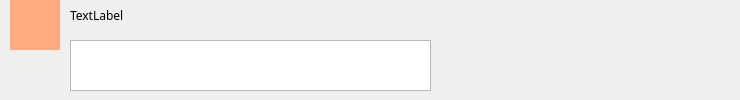
<?xml version="1.0" encoding="UTF-8"?>
<ui version="4.0">
 <class>LeftChatItem</class>
 <widget class="QWidget" name="LeftChatItem">
  <property name="geometry">
   <rect>
    <x>0</x>
    <y>0</y>
    <width>740</width>
    <height>100</height>
   </rect>
  </property>
  <property name="windowTitle">
   <string>Form</string>
  </property>
  <widget class="QLabel" name="lb_head">
   <property name="geometry">
    <rect>
     <x>10</x>
     <y>0</y>
     <width>50</width>
     <height>50</height>
    </rect>
   </property>
   <property name="styleSheet">
    <string notr="true">background-color: rgb(255, 170, 127);</string>
   </property>
   <property name="text">
    <string/>
   </property>
  </widget>
  <widget class="QLabel" name="lb_time">
   <property name="geometry">
    <rect>
     <x>70</x>
     <y>0</y>
     <width>511</width>
     <height>31</height>
    </rect>
   </property>
   <property name="font">
    <font>
     <family>楷体</family>
     <pointsize>9</pointsize>
    </font>
   </property>
   <property name="text">
    <string>TextLabel</string>
   </property>
  </widget>
  <widget class="QTextBrowser" name="textBrowser">
   <property name="geometry">
    <rect>
     <x>70</x>
     <y>40</y>
     <width>361</width>
     <height>51</height>
    </rect>
   </property>
   <property name="font">
    <font>
     <family>楷体</family>
     <pointsize>12</pointsize>
    </font>
   </property>
   <property name="readOnly">
    <bool>true</bool>
   </property>
  </widget>
 </widget>
 <resources/>
 <connections/>
</ui>
